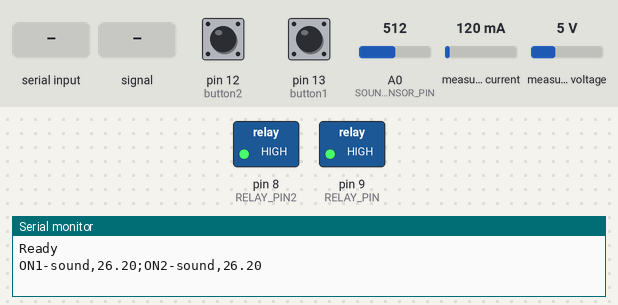
The sketch below on a simulated Arduino Uno, built with avr-gcc and run on an emulated ATmega328P. Shown: switched loads named in the sketch (green lamp = pin HIGH), the last lines printed to the serial monitor. The inputs (shaded band) are chosen by the test bench; at power-on: pin 13 (button1) HIGH, A0 (SOUND_SENSOR_PIN) = 512, pin 12 (button2) HIGH, measured current 120 mA, measured voltage 5 V.

Above: at 1.2 s.
1.3 s: "OFF1\n" received over Serial
4.8 s: pin 13 (button1) pulled LOW for 1 s
At 6.5 s:
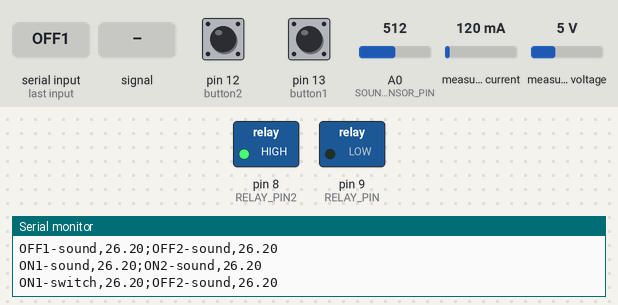
8.3 s: A0 (SOUND_SENSOR_PIN) set to 112
10.5 s: A0 (SOUND_SENSOR_PIN) set to 93
At 11.3 s:
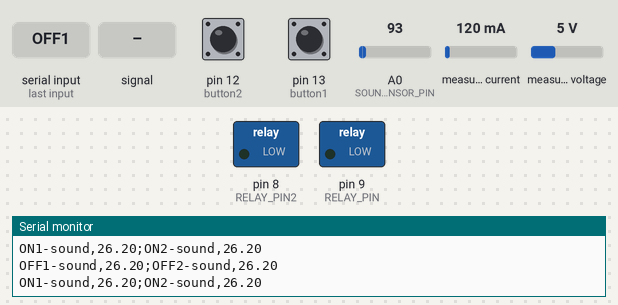
12.0 s: A0 (SOUND_SENSOR_PIN) fed a 200 Hz sine of ±81 counts around its level
At 15.5 s:
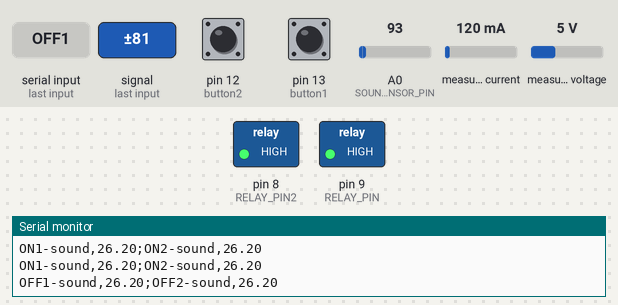
16.3 s: pin 12 (button2) pulled LOW for 1 s
At 18.2 s:
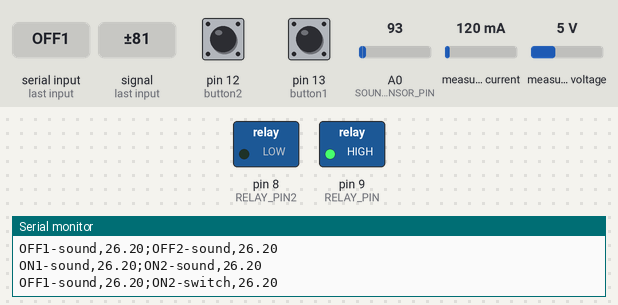
Timing chart, 0 to 19.7 s (numbered marks = the images above; inputs shaded):
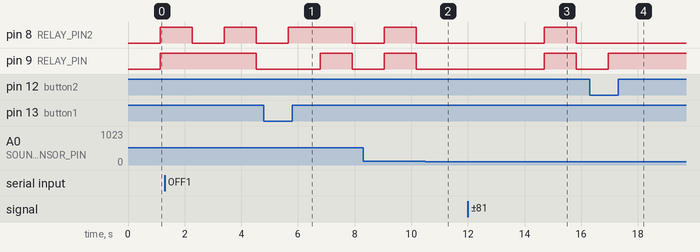

Measured:
- the behaviour switches between 101 and 100 on A0 (SOUND_SENSOR_PIN) (found by bisection; images 1 and 2)
- after the input at 10.5 s, pin 8 (RELAY_PIN2), pin 9 (RELAY_PIN): stays LOW (without the input it goes to HIGH after 0.81 s)
- after the input at 12.0 s, pin 8 (RELAY_PIN2), pin 9 (RELAY_PIN): LOW → HIGH after 2.7 s, → LOW 1.1 s later
- after the input at 16.3 s, pin 8 (RELAY_PIN2): stays LOW (without the input it goes to HIGH after 0.66 s)

The sketch:

arduino_uno.ino
```cpp
#include <SoftwareSerial.h>
#include <PZEM004Tv30.h>

// Pin PZEM
#define RX_PIN 5  // RX Arduino to TX PZEM
#define TX_PIN 6  // TX Arduino to RX PZEM
SoftwareSerial pzemSerial(RX_PIN, TX_PIN);
PZEM004Tv30 pzem(pzemSerial);

#define RX_PIN2 10
#define TX_PIN2 11
SoftwareSerial pzemSerial2(RX_PIN2, TX_PIN2);
PZEM004Tv30 pzem2(pzemSerial2);

// Pin RELAY
#define RELAY_PIN 9
#define RELAY_PIN2 8

// Pin Sound Sensor KY-037
#define SOUND_SENSOR_PIN A0
#define THRESHOLD 100

// Pin Switch
const int button1 = 13;
const int button2 = 12;

// Variable
int lastButtonState = 0;              // Previous switch status
int lastButtonState2 = 0;
unsigned long lastDebounceTime = 0;   // Last time switch change status
unsigned long lastDebounceTime2 = 0;
unsigned long debounceDelay = 50;     // Debounce time
unsigned long debounceDelay2 = 50;

float voltage, current, power, energy;
float voltage2, current2, power2, energy2;

String lamp1 = "OFF1";
String lamp2 = "OFF2";

String control1;
String control2;


void setup() {
  Serial.begin(9600);

  pzemSerial.begin(9600);
  pzemSerial2.begin(9600);

  pinMode(RELAY_PIN, OUTPUT);
  digitalWrite(RELAY_PIN, HIGH);  // Turn Off

  pinMode(RELAY_PIN2, OUTPUT);
  digitalWrite(RELAY_PIN2, HIGH);

  pinMode(button1, INPUT_PULLUP);
  pinMode(button2, INPUT_PULLUP);

  Serial.println("Ready");
}

void loop() {

  // From Sound Sensor
  int soundLevel = analogRead(SOUND_SENSOR_PIN);

  if (soundLevel > THRESHOLD) {
    if (digitalRead(RELAY_PIN) == 1 && digitalRead(RELAY_PIN2) == 1) {
      digitalWrite(RELAY_PIN, LOW); // Turn On
      digitalWrite(RELAY_PIN2, LOW);
      lamp1 = "ON1";
      lamp2 = "ON2";
      control1 = "sound";
      control2 = "sound";
    } else {
      digitalWrite(RELAY_PIN, HIGH);  // Turn Off
      digitalWrite(RELAY_PIN2, HIGH);
      lamp1 = "OFF1";
      lamp2 = "OFF2";
      control1 = "sound";
      control2 = "sound";
    }
  }

  // From Web
  if (Serial.available() > 0) {
    String message = Serial.readStringUntil('\n');
    message.trim();

    if (message == "ON1") {
      digitalWrite(RELAY_PIN, LOW);
      lamp1 = "ON1";
      control1 = "button";
    } else if (message == "OFF1") {
      digitalWrite(RELAY_PIN, HIGH);
      lamp1 = "OFF1";
      control1 = "button";
    }

    if (message == "ON2") {
      digitalWrite(RELAY_PIN2, LOW);
      lamp2 = "ON2";
      control2 = "button";
    } else if (message == "OFF2") {
      digitalWrite(RELAY_PIN2, HIGH);
      lamp2 = "OFF2";
      control2 = "button";
    }
  }

  // From Switch
  int reading = digitalRead(button1);
  int reading2 = digitalRead(button2);

  // If switch status changed (from HIGH to LOW or vice versa)
  if (reading != lastButtonState) {
    lastDebounceTime = millis();  // Reset debounce timer
  }
  if (reading2 != lastButtonState2) {
    lastDebounceTime2 = millis();
  }

  // If switch stable (after debounceDelay)
  if ((millis() - lastDebounceTime) > debounceDelay) {
    if (digitalRead(RELAY_PIN) == 1) {
      digitalWrite(RELAY_PIN, LOW);  // Turn On
      lamp1 = "ON1";
      control1 = "switch";
    } else {
      digitalWrite(RELAY_PIN, HIGH);  // Turn Off
      lamp1 = "OFF1";
      control1 = "switch";
    }

    lastButtonState = reading;
  }

  if ((millis() - lastDebounceTime2) > debounceDelay2) {
    if (digitalRead(RELAY_PIN2) == 1) {
      digitalWrite(RELAY_PIN2, LOW);
      lamp2 = "ON2";
      control2 = "switch";
    } else {
      digitalWrite(RELAY_PIN2, HIGH);
      lamp2 = "OFF2";
      control2 = "switch";
    }

    lastButtonState2 = reading2;
  }


  // Read data from PZEM
  voltage = pzem.voltage();
  current = pzem.current();
  power = pzem.power();
  energy = pzem.energy();

  voltage2 = pzem2.voltage();
  current2 = pzem2.current();
  power2 = pzem2.power();
  energy2 = pzem2.energy();

  String data = lamp1 + "-" + control1 + "," + String(power) + ";" + lamp2 + "-" + control2 + "," + String(power2);
  Serial.println(data);

  delay(1000);
}
```
